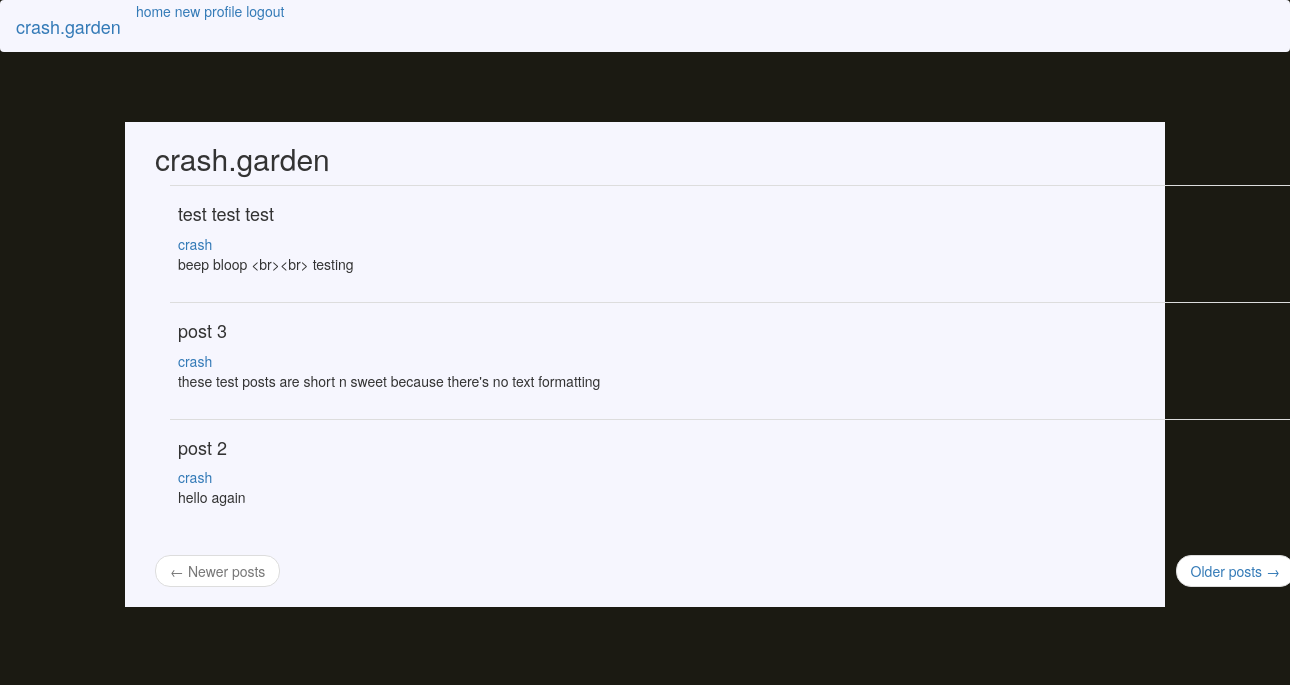
The app's page /index (signed in) with its own data.
### app/models.py (models this page shows, shortened)
class Post(db.Model):
    id = db.Column(db.Integer, primary_key=True)
    title = db.Column(db.String(140))  # TODO, NOT IMPLEMENTED
    body = db.Column(db.String(1000))
    timestamp = db.Column(db.DateTime, index=True, default=datetime.utcnow)
    user_id = db.Column(db.Integer, db.ForeignKey('user.id'))

class User(UserMixin, db.Model):
    id = db.Column(db.Integer, primary_key=True)
    username = db.Column(db.String(64), index=True, unique=True)
    email = db.Column(db.String(120), index=True, unique=True)
    password_hash = db.Column(db.String(128))
    role = db.Column(db.String(64))  # TODO, NOT IMPLEMENTED
    posts = db.relationship('Post', backref='author', lazy='dynamic')
    about_me = db.Column(db.String(512))

### app/routes.py (the view)
@app.route('/', methods=['GET', 'POST'])
@app.route('/index', methods=['GET', 'POST'])
@login_required
def index():
    page = request.args.get('page', 1, type=int)
    posts = Post.query.order_by(Post.timestamp.desc()).paginate(page, app.config['POSTS_PER_PAGE'], False)
    next_url = url_for('index', page=posts.next_num) if posts.has_next else None
    prev_url = url_for('index', page=posts.prev_num) if posts.has_prev else None
    return render_template(
            'index.html', posts=posts.items, next_url=next_url, prev_url=prev_url)

### app/models.py (called while the page is built)
@login.user_loader
def load_user(id):
    return User.query.get(int(id))

### app/templates/index.html
{% extends "base.html" %}
{% block app_content %}
<div class="container">
<div class="container">
    <h2>crash.garden</h2>
</div>
<div class="container">
    {% for post in posts %}
        {% include '_post.html' %}
    {% endfor %}
    {% include '_pagination.html' %}
</div>
</div>
{% endblock %}

### app/templates/_post.html
<div class="container">
<table class="table w-60">
    <tr>
        <td>
            <h4> {{ post.title }}</h4>
            <a href="{{ url_for('user', username=post.author.username) }}">
                {{ post.author.username }}
            </a>
            <br>
            {{ post.body }}
        </td>
    </tr>
</table>
</div>

### app/static/main/style.css (style rules this page uses)
body { background-color: #1b1a12; background-image: url('gardenwall_annie-spratt-unsplash.jpg') !important; background-size: cover; background-repeat: repeat-y; }
h2 { font-family: ; font-size: ; color: ; }

### records on screen
Post: title "test test test", author.username "crash", body "beep bloop <br><br> testing"
Post: title "post 3", author.username "crash", body "these test posts are short n sweet because there's no text formatting"
Post: title "post 2", author.username "crash", body "hello again"
